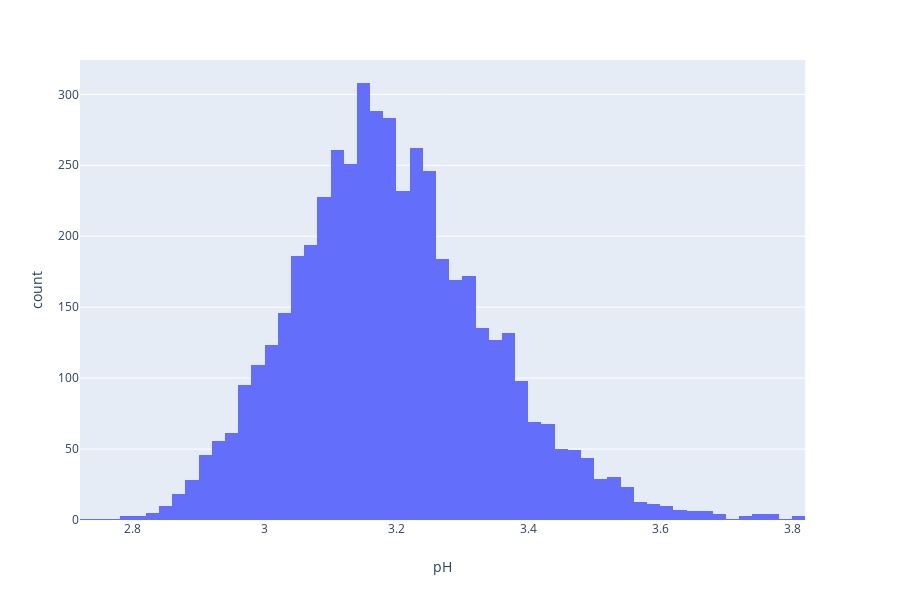

Notebook code for this chart:
### Code cell
px.histogram(white, x='pH')

### Figure 1 — Plotly figure (JSON) as saved in the notebook; plotly's stock layout.template omitted (floating-point values rounded to 4 significant figures; data arrays with more than 128 entries replaced by an {"elided": "..."} marker saying what was removed)
{"data": [{"alignmentgroup": "True", "bingroup": "x", "hoverlabel": {"namelength": 0}, "hovertemplate": "pH=%{x}<br>count=%{y}", "legendgroup": "", "marker": {"color": "#636efa"}, "name": "", "offsetgroup": "", "orientation": "v", "showlegend": false, "type": "histogram", "x": {"elided": "4898 float values"}, "xaxis": "x", "yaxis": "y"}], "layout": {"barmode": "relative", "height": 600, "legend": {"tracegroupgap": 0}, "margin": {"t": 60}, "xaxis": {"anchor": "y", "domain": [0, 0.98], "title": {"text": "pH"}}, "yaxis": {"anchor": "x", "domain": [0, 1], "title": {"text": "count"}}}}
